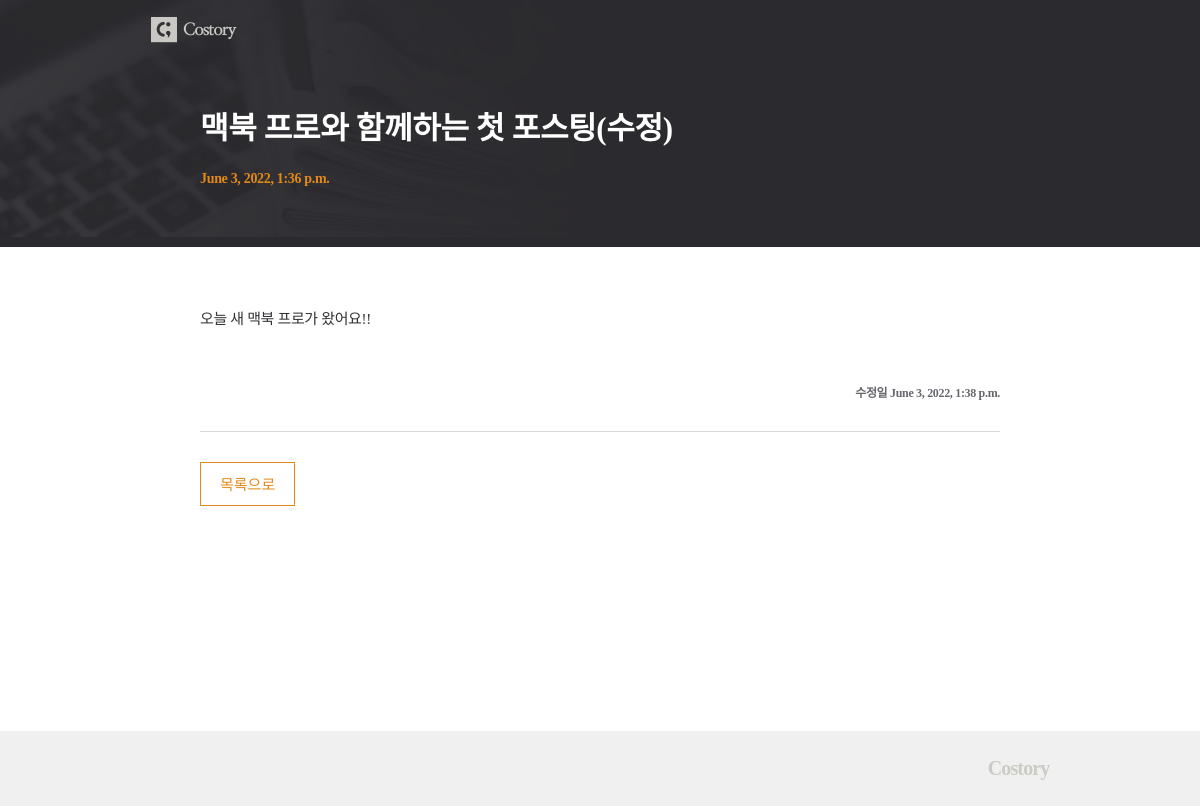
/posts/1, run on the app's committed database.
### posts/models.py (models this page shows, shortened)
class Post(models.Model):
    title = models.CharField(max_length=50, unique=True, error_messages={
                             'unique': '이미 있는 제목입니다!'})
    content = models.TextField(
        validators=[MinLengthValidator(10, '너무 짧아요! 10자 이상 적어주세요!'), validate_symbols])
    dt_created = models.DateTimeField(
        verbose_name="Date Created", auto_now_add=True)
    dt_modified = models.DateTimeField(
        verbose_name="Date Modified", auto_now=True)

### posts/views.py (the view)
# urls.py: path('posts/<int:post_id>', views.post_detail, name='post-detail'),
def post_detail(request, post_id):
    post = Post.objects.get(id=post_id)
    context = {"post": post}
    return render(request, 'posts/post_detail.html', context)

### posts/templates/posts/post_detail.html
{% extends './base.html'%} {% load static%}
{% block css%}
<link rel="stylesheet" href="{% static 'posts/css/post_detail.css' %}" />
{% endblock css%}
{% block post_header %}
<div class="container">
  <h1 class="title">{{post.title}}</h1>
  <p class="date">{{post.dt_created}}</p>
</div>
{% endblock post_header%}
{% block content%}
<div class="content">
  <p class="text">{{post.content|linebreaksbr}}</p>
  <p class="date_md">수정일 <span>{{post.dt_modified}}</span></p>
</div>
<div class="btn">
  <div class="btn_list"><a href="{% url 'post-list' %}">목록으로</a></div>
</div>
{% endblock content%}

### posts/static/posts/css/post_detail.css (style rules this page uses)
h1,h2,h3,p,a,ul,li { margin: 0; padding: 0; font-family : 'NanumMyeongjo'; font-weight: 200; list-style: none; text-decoration: none; outline: none; color: black; }
html { position: relative; min-height: 100%; margin: 0; }
body { min-height: 100%; margin: 0; padding: 0; background: #fff; -webkit-font-smoothing: antialiased; -moz-osx-font-smoothing: auto; }
.container { width: 800px; margin: 0 auto; }
.title { padding: 43px 0 23px; font-size: 31px; font-weight: bold; color: #fff; letter-spacing: -0.32px; }
.date { padding-bottom: 60px; font-size: 14px; font-weight: bold; color: #e38917; letter-spacing: -0.32px; }
.content { margin-top: 60px; padding-bottom: 30px; border-bottom: 1px solid #d8d8d8; }
.content .text { font-size: 15px; color: #333236; line-height: 1.73; letter-spacing: -0.35px; }
.content .date_md { padding-top: 50px; text-align: right; font-size: 12px; font-weight: bold; color: #69666d; letter-spacing: -0.32px; }
.btn { overflow: hidden; margin-top: 30px; }
.btn_list { float: left; }
.btn_list a { display: inline-block; padding: 10px 19px 11px; color: #e38917; font-size: 15px; border: 1px solid #e38917; }

### data on the page
Post: title "맥북 프로와 함께하는 첫 포스팅(수정)", dt_created "June 3, 2022, 1:36 p.m.", content "오늘 새 맥북 프로가 왔어요!!", dt_modified "June 3, 2022, 1:38 p.m."
